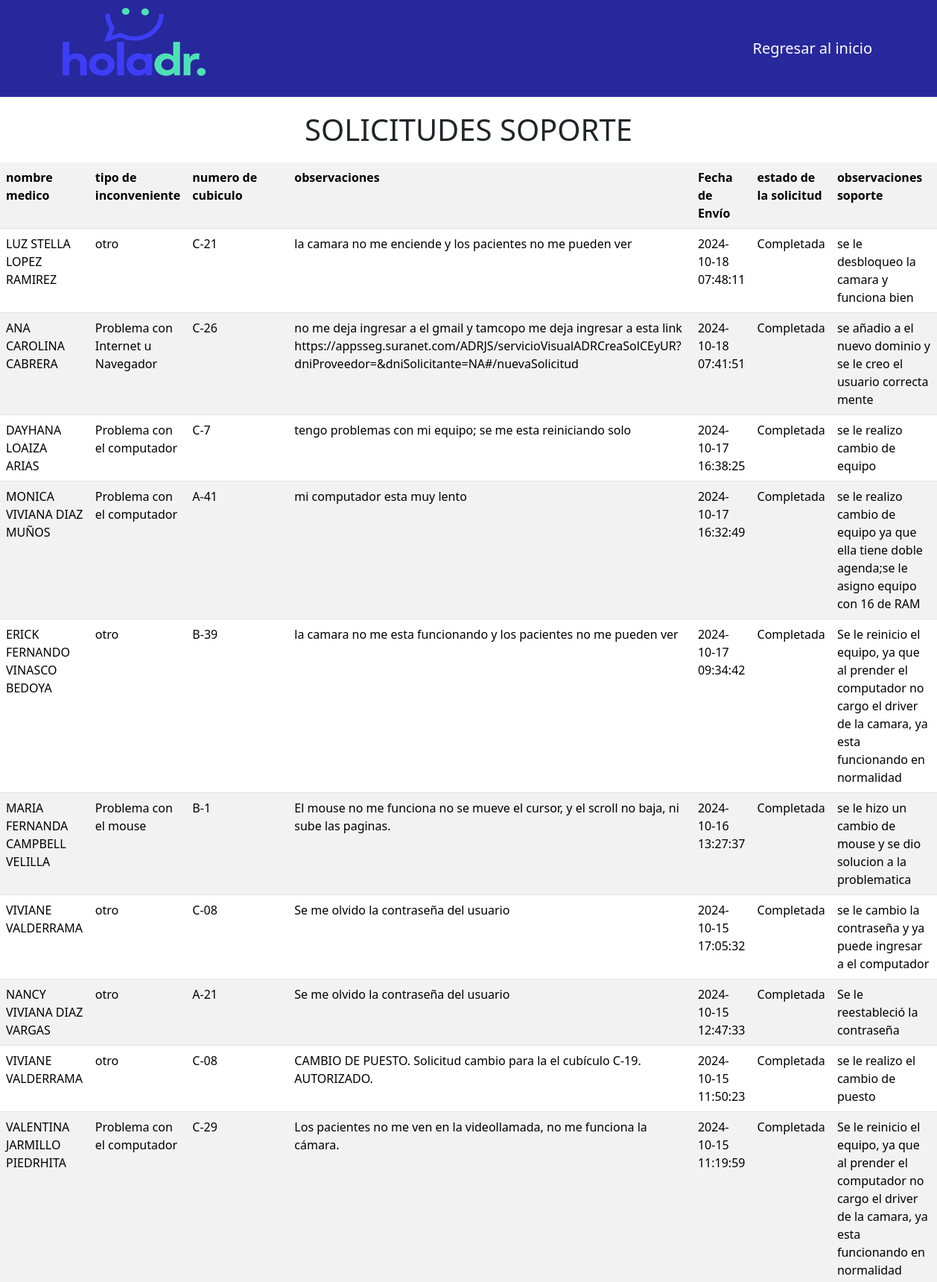
The app's page /soporte_medicos (upper part) with its own data.
### tables this page shows
CREATE TABLE "solicitar_soporte" (
	"nombres_completos"	TEXT,
	"tipo_de_inconveniente"	TEXT,
	"numero_cubiculo"	TEXT,
	"observaciones"	TEXT,
	"fecha_envio"	TEXT,
	"estado_de_solicitud"	TEXT,
	"observaciones2"	TEXT,
	"serial"	TEXT,
	"encargado"	TEXT,
	"ticket"	TEXT
, "nivel_importancia"	TEXT);

### app.py (the view)
@app.route('/soporte_medicos')
def soporte_medicos():
    conn = sqlite3.connect('registro.db')
    c = conn.cursor()
    c.execute("SELECT * FROM solicitar_soporte ORDER BY fecha_envio DESC")
    rows = c.fetchall()
    conn.close()
    return render_template('soporte_medicos.html', rows=rows)

### templates/soporte_medicos.html (shortened to what this page needs)
<!DOCTYPE html>
<html lang="es">
<head>
    <link href="https://cdn.jsdelivr.net/npm/bootstrap@5.3.3/dist/css/bootstrap.min.css" rel="stylesheet">
</head>
<body>
        <nav class="navbar navbar-expand-lg navbar-dark">
            <div class="container">
                <img src="/static/imagenes/logo2.png" alt="">
                <a class="navbar-brand" href="/index" >Regresar al inicio</a>
            </div>
        </nav>
    <main>
        <h1>SOLICITUDES SOPORTE</h1>
        <table class="table table-striped">
            <tr>
                <th>nombre medico</th>
                <th>tipo de inconveniente</th>
                <th>numero de cubiculo</th>
                <th>observaciones</th>
                <th>Fecha de Envío</th>
                <th>estado de la solicitud</th>
                <th>observaciones soporte</th>
            </tr>
            {% for row in rows %}
            <tr>
                <td>{{ row[0] }}</td>
                <td>{{ row[1] }}</td>
                <td>{{ row[2] }}</td>
                <td>{{ row[3] }}</td>
                <td>{{ row[4] }}</td>
                <td>{{ row[5] }}</td>
                <td>{{ row[6] }}</td>
            </tr>
            {% endfor %}
        </table><br><hr>
    </main>
</body>
</html>

### templates/soporte_medicos.html (style rules this page uses)
.navbar { background-color: #28289D !important; }
h1 { text-align: center; margin-top: 20px; margin-bottom: 20px; }
table { width: 100%; border-collapse: collapse; }
th, td { padding: 10px; text-align: left; }
th { background-color: #28289D; color: #FFFFFF; }
tbody tr:nth-child(even) { background-color: #f2f2f2; }

### records on screen
solicitar_soporte: nombres_completos "LUZ STELLA LOPEZ RAMIREZ", tipo_de_inconveniente "otro", numero_cubiculo "C-21", observaciones "la camara no me enciende y los pacientes no me pueden ver", fecha_envio "2024-10-18 07:48:11", estado_de_solicitud "Completada", observaciones2 "se le desbloqueo la camara y funciona bien"
solicitar_soporte: nombres_completos "ANA CAROLINA CABRERA", tipo_de_inconveniente "Problema con Internet u Navegador", numero_cubiculo "C-26", observaciones "no me deja ingresar a el gmail y tamcopo me deja ingresar a esta link https://appsseg.suranet.com/ADRJS/servicioVisualADRCreaSolCEyUR?dniProveedor=&dniSolicitante=NA#/nuevaSolicitud", fecha_envio "2024-10-18 07:41:51", estado_de_solicitud "Completada", observaciones2 "se añadio a el nuevo dominio y se le creo el usuario correcta mente"
solicitar_soporte: nombres_completos "DAYHANA LOAIZA ARIAS", tipo_de_inconveniente "Problema con el computador", numero_cubiculo "C-7", observaciones "tengo problemas con mi equipo; se me esta reiniciando solo", fecha_envio "2024-10-17 16:38:25", estado_de_solicitud "Completada", observaciones2 "se le realizo cambio de equipo"
solicitar_soporte: nombres_completos "MONICA VIVIANA DIAZ MUÑOS", tipo_de_inconveniente "Problema con el computador", numero_cubiculo "A-41", observaciones "mi computador esta muy lento", fecha_envio "2024-10-17 16:32:49", estado_de_solicitud "Completada", observaciones2 "se le realizo cambio de equipo ya que ella tiene doble agenda;se le asigno equipo con 16 de RAM"
solicitar_soporte: nombres_completos "ERICK FERNANDO VINASCO BEDOYA", tipo_de_inconveniente "otro", numero_cubiculo "B-39", observaciones "la camara no me esta funcionando y los pacientes no me pueden ver", fecha_envio "2024-10-17 09:34:42", estado_de_solicitud "Completada", observaciones2 "Se le reinicio el equipo, ya que al prender el computador no cargo el driver de la camara, ya esta funcionando en normalidad"
solicitar_soporte: nombres_completos "MARIA FERNANDA CAMPBELL VELILLA", tipo_de_inconveniente "Problema con el mouse", numero_cubiculo "B-1", observaciones "El mouse no me funciona no se mueve el cursor, y el scroll no baja, ni sube las paginas.", fecha_envio "2024-10-16 13:27:37", estado_de_solicitud "Completada", observaciones2 "se le hizo un cambio de mouse y se dio solucion a la problematica"
solicitar_soporte: nombres_completos "VIVIANE VALDERRAMA", tipo_de_inconveniente "otro", numero_cubiculo "C-08", observaciones "Se me olvido la contraseña del usuario", fecha_envio "2024-10-15 17:05:32", estado_de_solicitud "Completada", observaciones2 "se le cambio la contraseña y ya puede ingresar a el computador"
solicitar_soporte: nombres_completos "NANCY VIVIANA DIAZ VARGAS", tipo_de_inconveniente "otro", numero_cubiculo "A-21", observaciones "Se me olvido la contraseña del usuario", fecha_envio "2024-10-15 12:47:33", estado_de_solicitud "Completada", observaciones2 "Se le reestableció la contraseña"
solicitar_soporte: nombres_completos "VIVIANE VALDERRAMA", tipo_de_inconveniente "otro", numero_cubiculo "C-08", observaciones "CAMBIO DE PUESTO. Solicitud cambio para la el cubículo C-19. AUTORIZADO.", fecha_envio "2024-10-15 11:50:23", estado_de_solicitud "Completada", observaciones2 "se le realizo el cambio de puesto"
solicitar_soporte: nombres_completos "VALENTINA JARMILLO PIEDRHITA", tipo_de_inconveniente "Problema con el computador", numero_cubiculo "C-29", observaciones "Los pacientes no me ven en la videollamada, no me funciona la cámara.", fecha_envio "2024-10-15 11:19:59", estado_de_solicitud "Completada", observaciones2 "Se le reinicio el equipo, ya que al prender el computador no cargo el driver de la camara, ya esta funcionando en normalidad"
